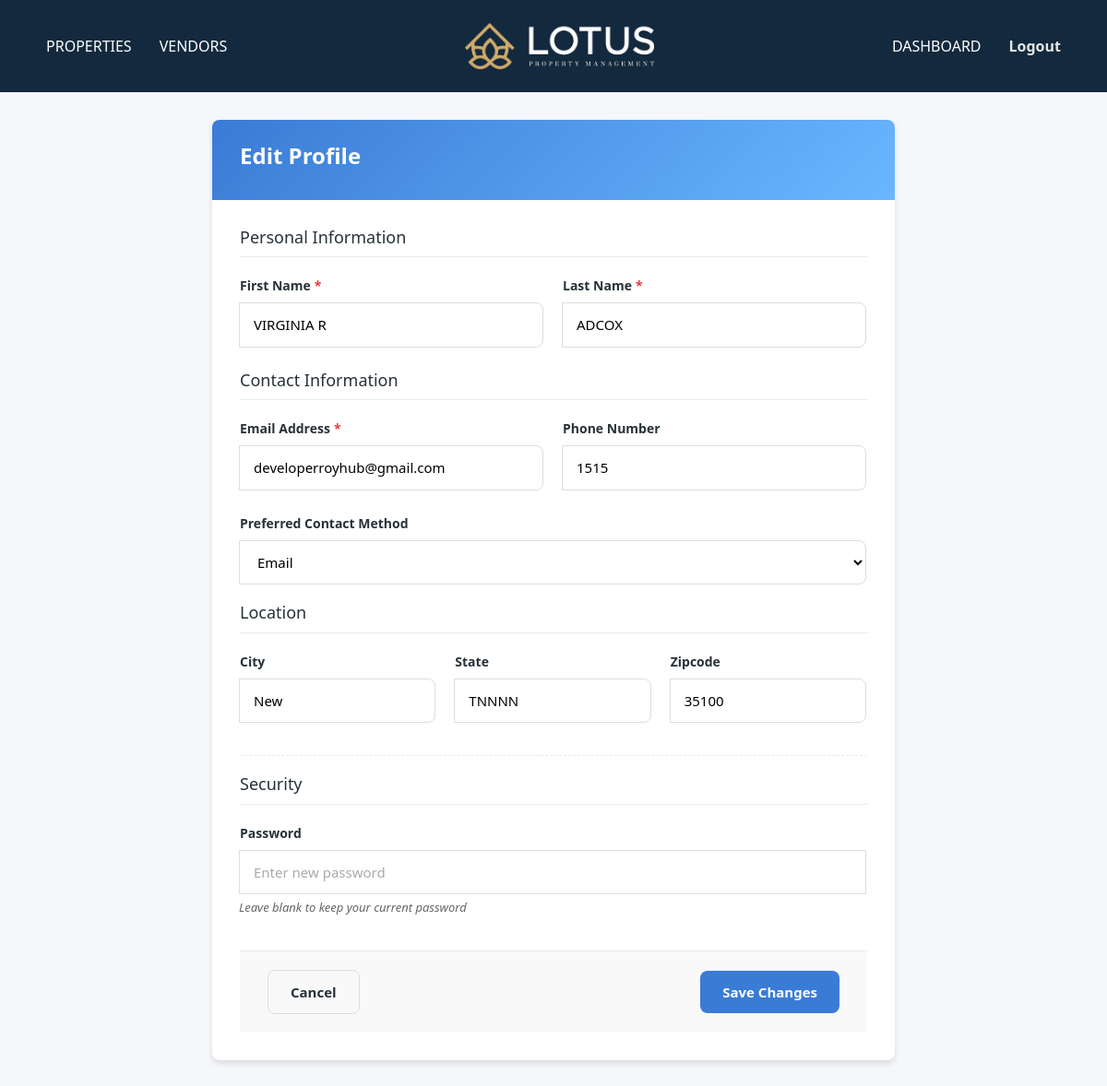
The app's page /clientmanager/clientmanager/profile/edit/ (signed in) with its own data.
### mainapp/models.py (models this page shows, shortened)
class ClientManagers(models.Model):  # Unique name to avoid conflicts
    first_name = models.CharField(max_length=150)
    last_name = models.CharField(max_length=150)
    username = models.CharField(max_length=150, unique=True)
    email = models.EmailField(unique=True)
    password = models.CharField(max_length=255)  # Store hashed passwords
    phone_number = models.CharField(max_length=15,blank=True, null=True)
    city = models.CharField(max_length=100, blank=True, null=True)
    state = models.CharField(max_length=100, blank=True, null=True)
    zipcode = models.CharField(max_length=10, blank=True, null=True)
    office_phone = models.CharField(max_length=15, null=True, blank=True)
    business_address = models.TextField(null=True, blank=True)
    PREFERRED_CONTACT_CHOICES = [
        ('email', 'Email'),
        ('phone', 'Phone'),
        ('text', 'text'),
    ]
    preferred_contact_method = models.CharField(
        max_length=10, choices=PREFERRED_CONTACT_CHOICES, default='email'
    )
    created_at = models.DateTimeField(auto_now_add=True)

### clientmanager/views.py (the view, shortened to what this page needs)
# urls.py: path('clientmanager/profile/edit/', views.clientmanager_profile_edit, name='clientmanager_profile_edit'),
def clientmanager_profile_edit(request):
    manager_id = request.session.get('manager_id')
    if not manager_id:
        return redirect('clientmanager:client_login')
    clientmanager = get_object_or_404(ClientManagers, id=manager_id)
    return render(request, 'clientmanager/profile/clientmanager_profile_edit.html', {
        'clientmanager': clientmanager,
        'contact_choices': ClientManagers.PREFERRED_CONTACT_CHOICES
    })

### template/clientmanager/profile/clientmanager_profile_edit.html (shortened to what this page needs)
{% extends 'cmbase.html' %}
{% block content %}
    <div class="container">
        <div class="edit-form-card">
            <div class="form-header">
                <h2>Edit Profile</h2>
            </div>
            <div class="form-content">
                <form method="POST">
                    <div class="form-group">
                        <h3 class="section-title">Personal Information</h3>
                        <div class="form-row">
                            <div class="input-group">
                                <label for="first_name" class="required-field">First Name</label>
                                <input type="text" id="first_name" name="first_name" value="{{ clientmanager.first_name }}" placeholder="Enter first name" required>
                            </div>
                            <div class="input-group">
                                <label for="last_name" class="required-field">Last Name</label>
                                <input type="text" id="last_name" name="last_name" value="{{ clientmanager.last_name }}" placeholder="Enter last name" required>
                            </div>
                        </div>
                    </div>
                    <div class="form-group">
                        <h3 class="section-title">Contact Information</h3>
                        <div class="form-row">
                            <div class="input-group">
                                <label for="email" class="required-field">Email Address</label>
                                <input type="email" id="email" name="email" value="{{ clientmanager.email }}" placeholder="Enter email address" required>
                            </div>
                            <div class="input-group">
                                <label for="phone_number">Phone Number</label>
                                <input type="text" id="phone_number" name="phone_number" value="{{ clientmanager.phone_number }}" placeholder="Enter phone number">
                            </div>
                        </div>
                        <div class="input-group">
                            <label for="preferred_contact_method">Preferred Contact Method</label>
                            <select id="preferred_contact_method" name="preferred_contact_method">
                                {% for value, label in contact_choices %}
                                    <option value="{{ value }}" {% if value == clientmanager.preferred_contact_method %}selected{% endif %}>
                                        {{ label }}
                                    </option>
                                {% endfor %}
                            </select>
                        </div>
                    </div>
                    <div class="form-group">
                        <h3 class="section-title">Location</h3>
                        <div class="form-row">
                            <div class="input-group">
                                <label for="city">City</label>
                                <input type="text" id="city" name="city" value="{{ clientmanager.city }}" placeholder="Enter city">
                            </div>
                            <div class="input-group">
                                <label for="state">State</label>
                                <input type="text" id="state" name="state" value="{{ clientmanager.state }}" placeholder="Enter state">
                            </div>
                            <div class="input-group">
                                <label for="zipcode">Zipcode</label>
                                <input type="text" id="zipcode" name="zipcode" value="{{ clientmanager.zipcode }}" placeholder="Enter zipcode">
                            </div>
                        </div>
                    </div>
                    <div class="form-group password-section">
                        <h3 class="section-title">Security</h3>
                        <div class="input-group">
                            <label for="password">Password</label>
                            <input type="password" id="password" name="password" placeholder="Enter new password">
                            <p class="password-note">Leave blank to keep your current password</p>
                        </div>
                    </div>
                    <div class="form-actions">
                        <a href="{% url 'clientmanager:clientmanager_profile_view' %}" class="btn btn-outline">Cancel</a>
                        <button type="submit" class="btn btn-primary">Save Changes</button>
                    </div>
                </form>
            </div>
        </div>
    </div>
{% endblock content %}

### template/clientmanager/profile/clientmanager_profile_edit.html (style rules this page uses)
:root { --primary-color: #3a7bd5; --secondary-color: #6ab7ff; --dark-color: #263238; --light-color: #f5f7fa; --success-color: #47b881; --danger-color: #e53e3e; --text-color: #333; --border-color: #ddd; --input-bg: #fff; --input-focus: #f0f7ff; --shadow: 0 4px 6px rgba(0, 0, 0, 0.1); --border-radius: 8px; }
* { margin: 0; padding: 0; box-sizing: border-box; font-family: 'Segoe UI', Tahoma, Geneva, Verdana, sans-serif; }
body { background-color: #f5f7fa; color: var(--text-color); }
.container { max-width: 800px; margin: 0 auto; padding: 30px; }
.edit-form-card { background: white; border-radius: var(--border-radius); box-shadow: var(--shadow); overflow: hidden; }
.form-header { background: linear-gradient(135deg, var(--primary-color), var(--secondary-color)); color: white; padding: 25px 30px; }
.form-header h2 { font-size: 24px; font-weight: 600; }
.form-content { padding: 30px; }
.form-group { margin-bottom: 20px; }
.form-row { display: grid; grid-template-columns: repeat(auto-fit, minmax(200px, 1fr)); gap: 20px; margin-bottom: 20px; }
.input-group { position: relative; margin-bottom: 5px; }
label { display: block; margin-bottom: 8px; font-weight: 600; color: var(--dark-color); font-size: 14px; }
input, select { width: 100%; padding: 12px 15px; border: 1px solid var(--border-color); border-radius: var(--border-radius); font-size: 15px; transition: all 0.3s ease; background-color: var(--input-bg); }
input::placeholder { color: #aaa; }
.section-title { font-size: 18px; color: var(--dark-color); margin-bottom: 20px; padding-bottom: 10px; border-bottom: 1px solid #eaeaea; }
.form-actions { display: flex; justify-content: space-between; align-items: center; padding: 20px 30px; background-color: #f9f9f9; border-top: 1px solid #eaeaea; }
.btn { display: inline-flex; align-items: center; justify-content: center; padding: 12px 24px; border-radius: var(--border-radius); font-weight: 600; cursor: pointer; transition: all 0.3s ease; text-decoration: none; border: none; font-size: 15px; }
.btn-primary { background-color: var(--primary-color); color: white; }
.btn-outline { background-color: transparent; color: var(--dark-color); border: 1px solid #ddd; }
.required-field::after { content: "*"; color: var(--danger-color); margin-left: 4px; }
.password-section { margin-top: 30px; padding-top: 20px; border-top: 1px dashed #eaeaea; }
.password-note { font-size: 13px; color: #666; margin-top: 5px; font-style: italic; }

### records on screen
ClientManagers: first_name "VIRGINIA R", last_name "ADCOX", email "developerroyhub@gmail.com", phone_number "1515", preferred_contact_method "Email", city "New", state "TNNNN", zipcode "35100"
